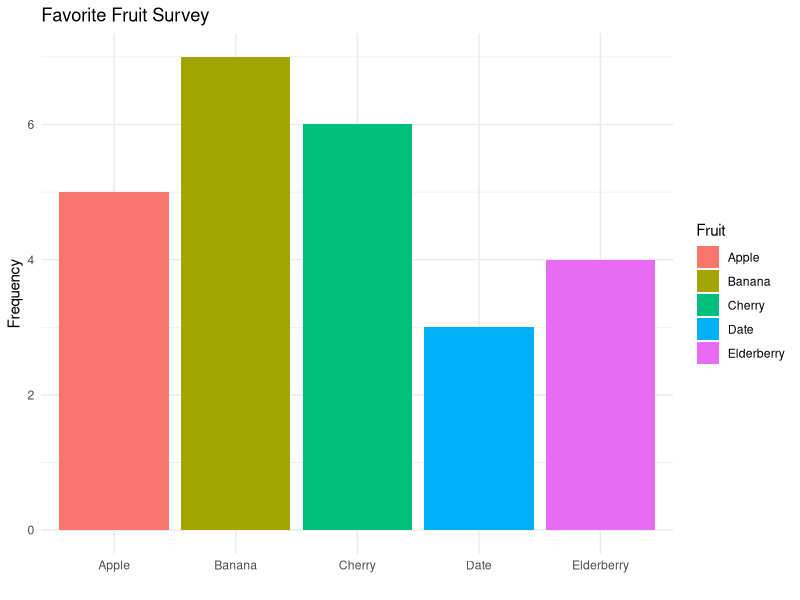
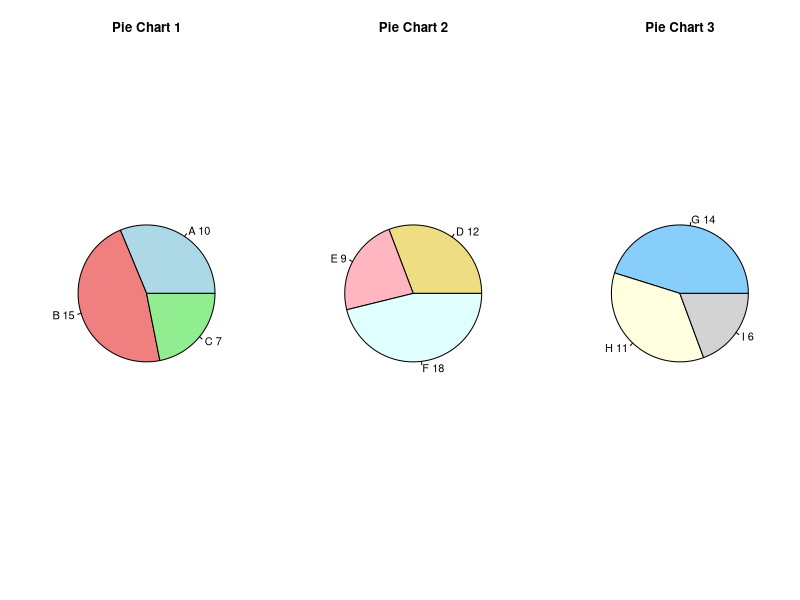
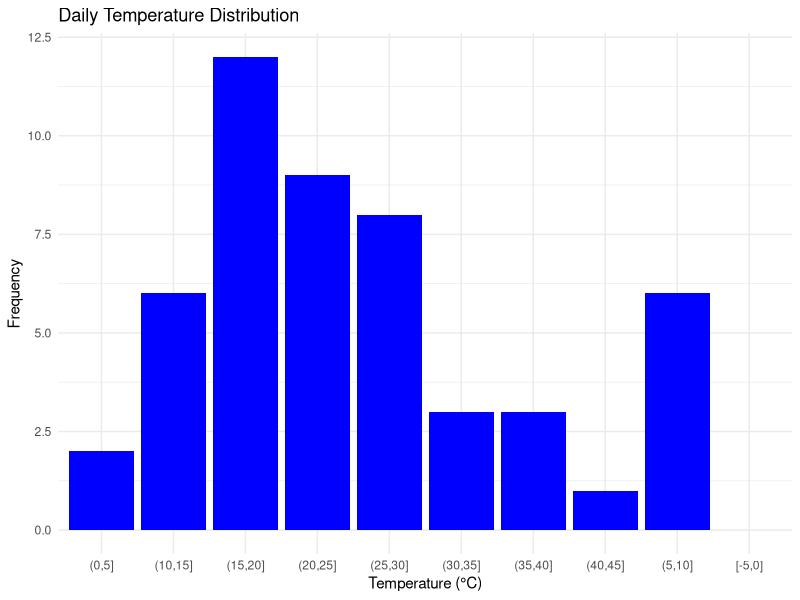
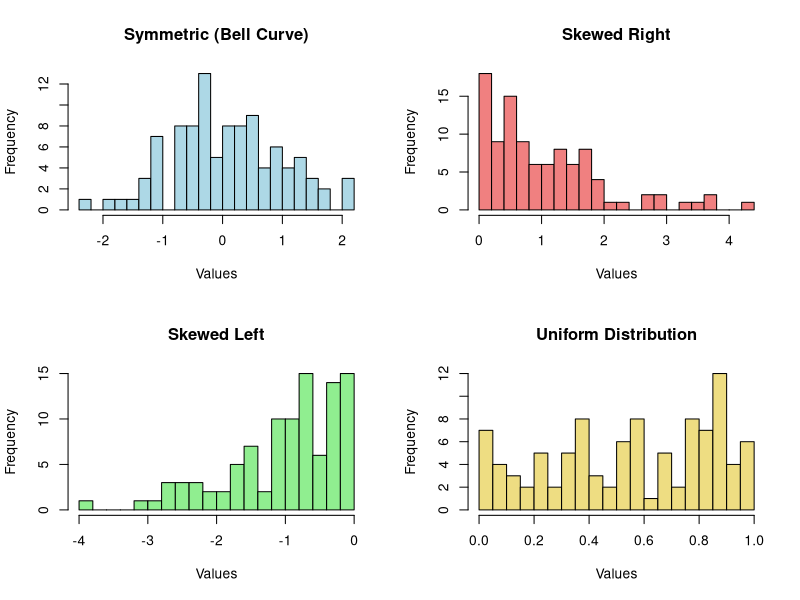
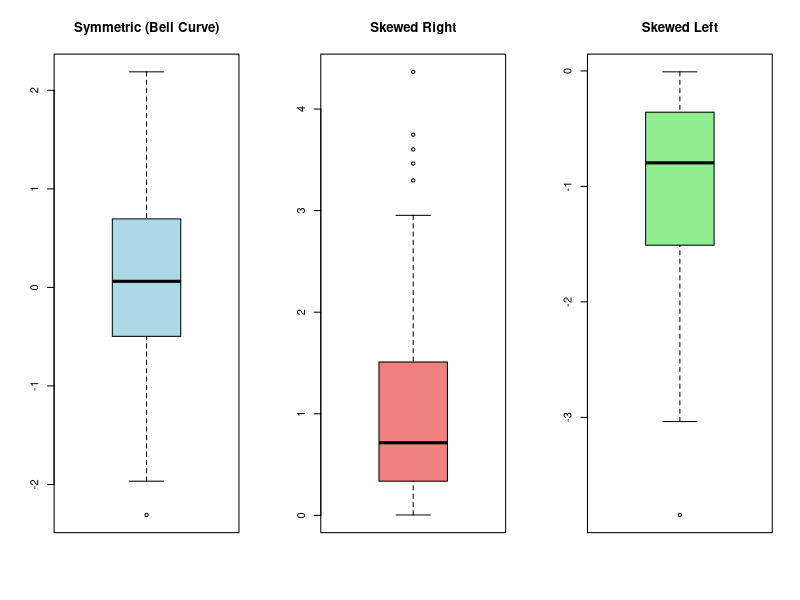

Here is the R script that generated these plots, in order:
## ---- chunk 1
knitr::opts_chunk$set(echo = FALSE, comment = NA, warning = FALSE, message = FALSE,fig.align = 'center',out.width = '100%')
library(ggplot2)
library(kableExtra)  # For better HTML table visuals
library(patchwork)

## ---- chunk 2
fruit_data <- data.frame(
  Fruit = c("Apple", "Banana", "Cherry", "Date", "Elderberry"),
  Frequency = c(5, 7, 6, 3, 4)
)

# Adding a column for relative frequency
fruit_data$RelativeFrequency <- fruit_data$Frequency / sum(fruit_data$Frequency)

# Displaying the frequency table with relative frequency
fruit_data %>%
  kable(format = "html", table.attr = "style='width:100%;'", align = 'c') %>%
   kable_styling(full_width = FALSE, bootstrap_options = c("striped", "hover", "condensed")) %>%
  row_spec(0, bold = TRUE, color = "white", background = "#7C0A02") %>%
  row_spec(1:nrow(fruit_data), background = "lightblue")


# Creating a ggplot bar chart for frequency
ggplot(fruit_data, aes(x=Fruit, y=Frequency, fill=Fruit)) +
  geom_bar(stat="identity") +
  theme_minimal() +
  labs(title="Favorite Fruit Survey", y="Frequency", x="")
## ---- chunk 3
# Setting up the plotting area for 1x3 pie charts
par(mfrow = c(1, 3))


# Pie Chart 1: Category A, B, C
data_pie1 <- c(A = 10, B = 15, C = 7)
labels_pie1 <- paste(names(data_pie1), data_pie1)
pie(data_pie1, labels = labels_pie1, main = "Pie Chart 1", col = c("lightblue", "lightcoral", "lightgreen"))

# Pie Chart 2: Category D, E, F
data_pie2 <- c(D = 12, E = 9, F = 18)
labels_pie2 <- paste(names(data_pie2), data_pie2)
pie(data_pie2, labels = labels_pie2, main = "Pie Chart 2", col = c("lightgoldenrod", "lightpink", "lightcyan"))

# Pie Chart 3: Category G, H, I
data_pie3 <- c(G = 14, H = 11, I = 6)
labels_pie3 <- paste(names(data_pie3), data_pie3)
pie(data_pie3, labels = labels_pie3, main = "Pie Chart 3", col = c("lightskyblue", "lightyellow", "lightgray"))

# Combine data into a data frame for the table
data_combined_pie <- data.frame(
  Category = c("A", "B", "C", "D", "E", "F", "G", "H", "I"),
  `Pie Chart 1` = c(10, 15, 7, NA, NA, NA, NA, NA, NA),
  `Pie Chart 2` = c(NA, NA, NA, 12, 9, 18, NA, NA, NA),
  `Pie Chart 3` = c(NA, NA, NA, NA, NA, NA, 14, 11, 6)
)

# Print the data as an HTML table
data_combined_pie %>%
  kable(format = "html", table.attr = "style='width:100%;'", align = 'c') %>%
kable_styling(full_width = FALSE, bootstrap_options = c("striped", "hover", "condensed")) %>%
  row_spec(0, bold = TRUE, color = "white", background = "#7C0A02") %>%
  row_spec(1:nrow(data_combined_pie), background = "lightblue")

## ---- chunk 4
set.seed(123)  # For reproducibility
temperature_data <- rnorm(50, mean = 20, sd = 10)  # Simulated daily temperatures

# Define the breaks with a buffer on both ends
range_buffer <- range(temperature_data) + c(-1, 1)  # Adding/subtracting 1 to ensure full coverage
breaks <- seq(from = floor(range_buffer[1]), to = ceiling(range_buffer[2]), by = 5)

# Check if breaks adequately cover the range of the data
if (min(temperature_data) < min(breaks) || max(temperature_data) > max(breaks)) {
    # Adjust breaks if they do not cover all data
    breaks <- pretty(range(c(min(temperature_data), breaks, max(temperature_data))), n = length(breaks))
}

# Create a histogram object to capture frequency per bin
hist_info <- hist(temperature_data, breaks = breaks, plot = FALSE)

# Ensuring all bins are counted, including those with zero counts
bin_counts <- table(cut(temperature_data, breaks = breaks, include.lowest = TRUE))

# Creating a data frame for the intervals and their frequencies
temperature_table <- data.frame(
  Interval = names(bin_counts),
  Frequency = as.integer(bin_counts),
  RelativeFrequency = as.integer(bin_counts) / sum(bin_counts)
)

# Display the grouped frequency table
temperature_table %>%
  kable(format = "html", table.attr = "style='width:100%;'", align = 'c') %>%
kable_styling(full_width = FALSE, bootstrap_options = c("striped", "hover", "condensed")) %>%
  row_spec(0, bold = TRUE, color = "white", background = "#7C0A02") %>%
  row_spec(1:nrow(temperature_table), background = "lightblue")


# Plotting the histogram with grouped frequency distribution
ggplot(temperature_table, aes(x = Interval, y = Frequency)) +
  geom_bar(stat = "identity", fill = "blue") +
  theme_minimal() +
  labs(title = "Daily Temperature Distribution", x = "Temperature (°C)", y = "Frequency")


## ---- chunk 5
# Setting up the plotting area for 2x2 plots
par(mfrow = c(2, 2))

# Symmetric Bell Curve (Normal Distribution)
set.seed(123)
data_symmetric <- rnorm(100, mean = 0, sd = 1)
hist(data_symmetric, breaks = 20, main = "Symmetric (Bell Curve)", xlab = "Values", col = "lightblue", border = "black")

# Skewed Right (Positive Skew)
data_skewed_right <- rexp(100, rate = 1)
hist(data_skewed_right, breaks = 20, main = "Skewed Right", xlab = "Values", col = "lightcoral", border = "black")

# Skewed Left (Negative Skew)
data_skewed_left <- -rexp(100, rate = 1)
hist(data_skewed_left, breaks = 20, main = "Skewed Left", xlab = "Values", col = "lightgreen", border = "black")

# Uniform Distribution
data_uniform <- runif(100, min = 0, max = 1)
hist(data_uniform, breaks = 20, main = "Uniform Distribution", xlab = "Values", col = "lightgoldenrod", border = "black")
## ---- chunk 6
# Setting up the plotting area for 1x3 vertical plots
par(mfrow = c(1, 3))

# Symmetric (Normal Distribution)
set.seed(123)
data_symmetric <- rnorm(100, mean = 0, sd = 1)
boxplot(data_symmetric, main = "Symmetric (Bell Curve)", col = "lightblue", vertical = TRUE)

# Skewed Right (Positive Skew)
data_skewed_right <- rexp(100, rate = 1)
boxplot(data_skewed_right, main = "Skewed Right", col = "lightcoral", vertical = TRUE)

# Skewed Left (Negative Skew)
data_skewed_left <- -rexp(100, rate = 1)
boxplot(data_skewed_left, main = "Skewed Left", col = "lightgreen", vertical = TRUE)
